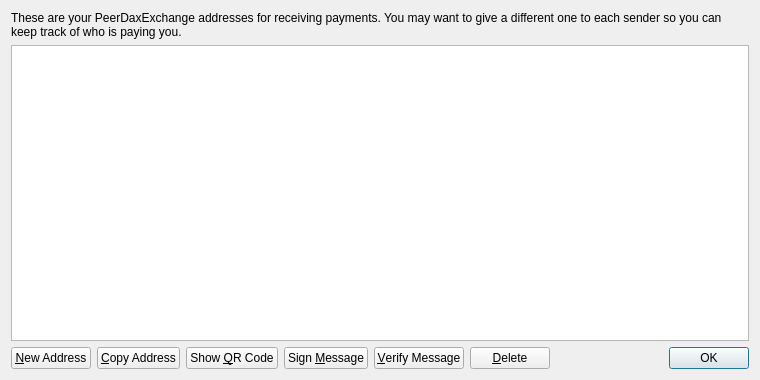
<?xml version="1.0" encoding="UTF-8"?>
<ui version="4.0">
 <class>AddressBookPage</class>
 <widget class="QWidget" name="AddressBookPage">
  <property name="geometry">
   <rect>
    <x>0</x>
    <y>0</y>
    <width>760</width>
    <height>380</height>
   </rect>
  </property>
  <property name="windowTitle">
   <string>Address Book</string>
  </property>
  <layout class="QVBoxLayout" name="verticalLayout">
   <item>
    <widget class="QLabel" name="labelExplanation">
     <property name="text">
      <string>These are your PeerDaxExchange addresses for receiving payments. You may want to give a different one to each sender so you can keep track of who is paying you.</string>
     </property>
     <property name="textFormat">
      <enum>Qt::PlainText</enum>
     </property>
     <property name="wordWrap">
      <bool>true</bool>
     </property>
    </widget>
   </item>
   <item>
    <widget class="QTableView" name="tableView">
     <property name="contextMenuPolicy">
      <enum>Qt::CustomContextMenu</enum>
     </property>
     <property name="toolTip">
      <string>Double-click to edit address or label</string>
     </property>
     <property name="tabKeyNavigation">
      <bool>false</bool>
     </property>
     <property name="alternatingRowColors">
      <bool>true</bool>
     </property>
     <property name="selectionMode">
      <enum>QAbstractItemView::SingleSelection</enum>
     </property>
     <property name="selectionBehavior">
      <enum>QAbstractItemView::SelectRows</enum>
     </property>
     <property name="sortingEnabled">
      <bool>true</bool>
     </property>
     <attribute name="verticalHeaderVisible">
      <bool>false</bool>
     </attribute>
    </widget>
   </item>
   <item>
    <layout class="QHBoxLayout" name="horizontalLayout">
     <item>
      <widget class="QPushButton" name="newAddressButton">
       <property name="toolTip">
        <string>Create a new address</string>
       </property>
       <property name="text">
        <string>&amp;New Address</string>
       </property>
       <property name="icon">
        <iconset resource="../bitcoin.qrc">
         <normaloff>:/icons/add</normaloff>:/icons/add</iconset>
       </property>
      </widget>
     </item>
     <item>
      <widget class="QPushButton" name="copyToClipboard">
       <property name="toolTip">
        <string>Copy the currently selected address to the system clipboard</string>
       </property>
       <property name="text">
        <string>&amp;Copy Address</string>
       </property>
       <property name="icon">
        <iconset resource="../bitcoin.qrc">
         <normaloff>:/icons/editcopy</normaloff>:/icons/editcopy</iconset>
       </property>
      </widget>
     </item>
     <item>
      <widget class="QPushButton" name="showQRCode">
       <property name="text">
        <string>Show &amp;QR Code</string>
       </property>
       <property name="icon">
        <iconset resource="../bitcoin.qrc">
         <normaloff>:/icons/qrcode</normaloff>:/icons/qrcode</iconset>
       </property>
      </widget>
     </item>
     <item>
      <widget class="QPushButton" name="signMessage">
       <property name="toolTip">
        <string>Sign a message to prove you own a PeerDaxExchange address</string>
       </property>
       <property name="text">
        <string>Sign &amp;Message</string>
       </property>
       <property name="icon">
        <iconset resource="../bitcoin.qrc">
         <normaloff>:/icons/edit</normaloff>:/icons/edit</iconset>
       </property>
      </widget>
     </item>
     <item>
      <widget class="QPushButton" name="verifyMessage">
       <property name="toolTip">
        <string>Verify a message to ensure it was signed with a specified PeerDaxExchange address</string>
       </property>
       <property name="text">
        <string>&amp;Verify Message</string>
       </property>
       <property name="icon">
        <iconset resource="../bitcoin.qrc">
         <normaloff>:/icons/transaction_0</normaloff>:/icons/transaction_0</iconset>
       </property>
      </widget>
     </item>
     <item>
      <widget class="QPushButton" name="deleteButton">
       <property name="toolTip">
        <string>Delete the currently selected address from the list</string>
       </property>
       <property name="text">
        <string>&amp;Delete</string>
       </property>
       <property name="icon">
        <iconset resource="../bitcoin.qrc">
         <normaloff>:/icons/remove</normaloff>:/icons/remove</iconset>
       </property>
      </widget>
     </item>
     <item>
      <spacer name="horizontalSpacer">
       <property name="orientation">
        <enum>Qt::Horizontal</enum>
       </property>
       <property name="sizeHint" stdset="0">
        <size>
         <width>40</width>
         <height>20</height>
        </size>
       </property>
      </spacer>
     </item>
     <item>
      <widget class="QDialogButtonBox" name="buttonBox">
       <property name="sizePolicy">
        <sizepolicy hsizetype="Maximum" vsizetype="Fixed">
         <horstretch>0</horstretch>
         <verstretch>0</verstretch>
        </sizepolicy>
       </property>
       <property name="standardButtons">
        <set>QDialogButtonBox::Ok</set>
       </property>
      </widget>
     </item>
    </layout>
   </item>
  </layout>
 </widget>
 <resources>
  <include location="../bitcoin.qrc"/>
 </resources>
 <connections/>
</ui>
